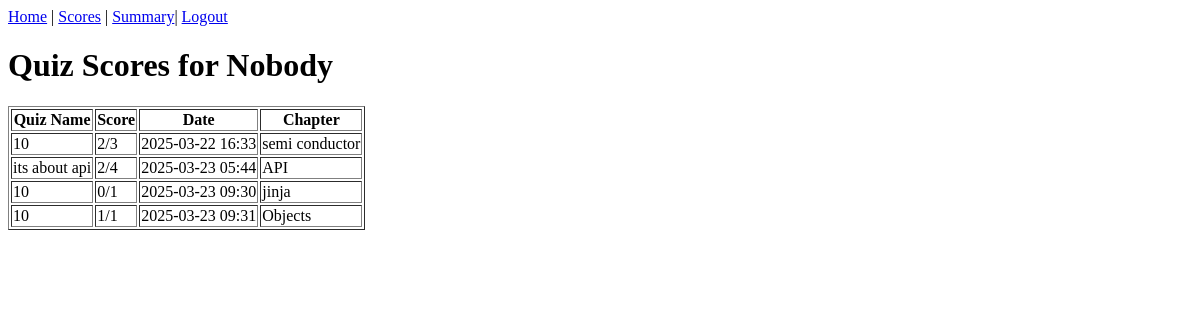
/scores/1, run on an earlier commit of the app's database.
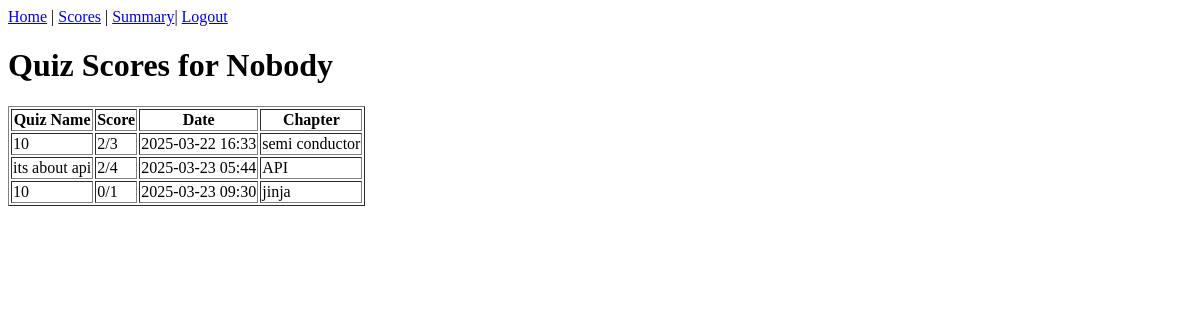
And on a later commit of the database.
### models.py (models this page shows, shortened)
class Score(db.Model):
    id = db.Column(db.Integer, primary_key=True)
    user_id = db.Column(db.Integer, db.ForeignKey('user.id'), nullable=False)
    quiz_id = db.Column(db.Integer, db.ForeignKey('quiz.id', ondelete='CASCADE'), nullable=False)
    score = db.Column(db.Integer, nullable=False)
    timestamp = db.Column(db.DateTime, default=datetime.utcnow)

class Quiz(db.Model):
    id = db.Column(db.Integer, primary_key = True)
    chapter_id = db.Column(db.Integer, db.ForeignKey('chapter.id'), nullable = False)
    date_of_quiz = db.Column(db.String(10))
    time_duration = db.Column(db.String(10)) #HH:MM
    remark = db.Column(db.String(100), nullable = True)
    scores = db.relationship('Score', backref='quiz', lazy=True, cascade="all, delete-orphan")
    question = db.relationship('Question', backref = 'quiz', lazy = True, cascade="all, delete-orphan")

class Chapter(db.Model):
    id = db.Column(db.Integer, primary_key = True)
    name = db.Column(db.String(100), nullable=False)
    description = db.Column(db.String(100),  nullable = True)
    subject_id = db.Column(db.Integer, db.ForeignKey('subject.id'), nullable = False)
    quizzes = db.relationship('Quiz', backref='chapter', lazy=True, cascade="all, delete-orphan")

### app.py (the view)
@app.route("/scores/<int:user_id>")
def score(user_id):
    user = User.query.get_or_404(user_id)
    return render_template('score.html', user=user)

### templates/score.html (shortened to what this page needs)
<!DOCTYPE html>
<html>
<head>
</head>
<body>
    <div id="nav_bar">
        <a href="{{ url_for('user_dashboard', user_id=user.id) }}">Home</a> |
        <a href="{{ url_for('score', user_id=user.id) }}">Scores</a> |
        <a href="{{ url_for('user_summary', user_id=user.id) }}">Summary</a>|
        <a href="{{ url_for('login') }}">Logout</a>
    </div>
    <h1>Quiz Scores for {{ user.full_name }}</h1>
    <table border="1">
        <tr>
            <th>Quiz Name</th>
            <th>Score</th>
            <th>Date</th>
            <th>Chapter</th>
        </tr>
        {% for score in user.scores %}
        <tr>
            <td>{{ score.quiz.remark }}</td>
            <td>{{ score.score }}/{{ score.quiz.question|length }}</td>
            <td>{{ score.timestamp.strftime('%Y-%m-%d %H:%M') }}</td>
            <td>{{ score.quiz.chapter.name }}</td>
        </tr>
        {% endfor %}
    </table>
</body>
</html>

What changed in the data, as far as the page shows it:
removed Score: quiz.remark "10", score "1", quiz.question|length "1", timestamp "2025-03-23 09:31", quiz.chapter.name "Objects"
